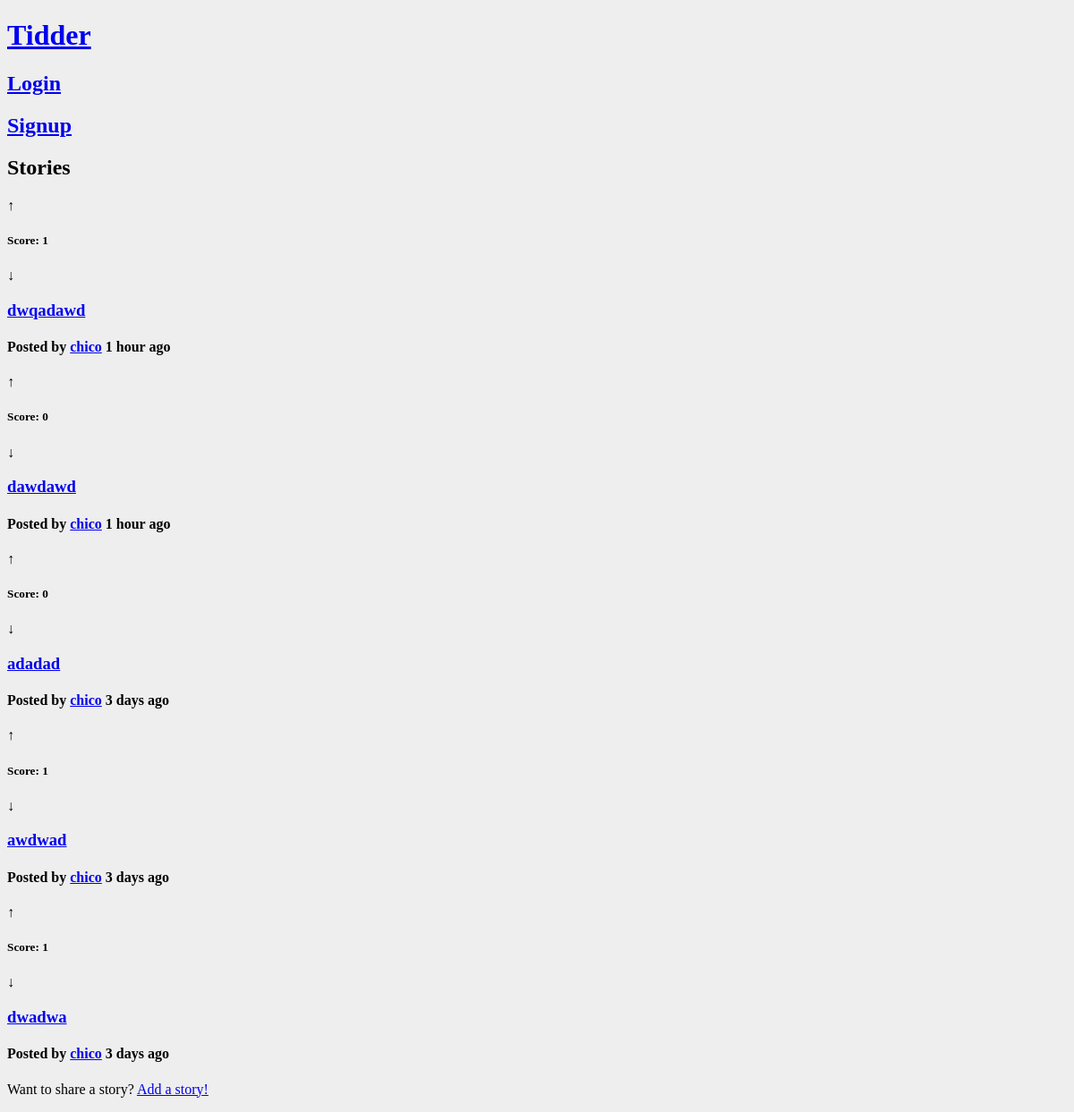
/pages/stories.php, run on the app's committed database.
### tables this page shows
CREATE TABLE opinion (
    opinion_id INTEGER NOT NULL PRIMARY KEY AUTOINCREMENT,
	parent_id INTEGER REFERENCES opinion(opinion_id),
    opinion_title VARCHAR,
    opinion_text VARCHAR NOT NULL,
	posted DATETIME NOT NULL,
    user_id INTEGER NOT NULL REFERENCES user
);

### pages/stories.php (called while the page is built, shortened)
<?php
	include_once('../includes/date.php');
	include_once('../database/db_story.php');
	include_once('../templates/tpl_common.php');
	include_once('../templates/tpl_stories.php');
	$stories = array_reverse(getAllStories());
	$now = time();
	for($i = 0; $i < count($stories); $i++){
		$stories[$i]['username'] = getUserName($stories[$i]['user_id']);
		$stories[$i]['score'] = getScore($stories[$i]['opinion_id']);
	}
	draw_stories($stories,true);
?>

### database/db_story.php (called while the page is built, shortened)
<?php
	function getAllStories() {
		$db = Database::instance()->db();
		$stmt = $db->prepare('SELECT * FROM opinion WHERE parent_id IS NULL');
		$stmt->execute();
		return $stmt->fetchAll();
	}
?>

### includes/date.php (called while the page is built, shortened)
<?php
	function deltaTime($now, $date){
		$time = strtotime($date);
		$delta = $now - $time;
		if(!floor($delta/86400)){
			$time_word = (floor($delta/3600) == 1 ? ' hour ' : ' hours ');
			return floor($delta/3600).$time_word.'ago';
		}
		if(!floor($delta/2592000)){
			$time_word = (floor($delta/86400) == 1 ? ' day ' : ' days ');
			return floor($delta/86400).$time_word.'ago';
		}
		$time_word = (floor($delta/31104000) == 1 ? ' year ' : ' years ');
		return floor($delta/31104000).$time_word.'ago';
	}
?>

### templates/tpl_stories.php (the view)
<?php function draw_stories($stories, $not_profile){ ?>
        <section id="stories">
		<header>
			<h2>Stories</h2>
		</header>
        <?php
            foreach($stories as $story)
				draw_story($story);
		if($not_profile){
        ?>
		<footer>
			<p>Want to share a story? <a href="add_story.php">Add a story!</a></p>
		</footer>
	    </section>
		<?php
			}
		} ?>
    <?php function draw_story($story) {
		global $now;?>
        <article class="story" data-id="<?=$story['opinion_id']?>">
				<div class="upvote" role="button" data-value="<?=$story['vote']?>">&#8593;</div>
				<h5>Score: <?=$story['score']?></h5>
				<div class="downvote" role="button" data-value="<?=$story['vote']?>">&#8595;</div>
				<h3><a href="story.php?story_id=<?=$story['opinion_id']?>"><?=$story['opinion_title']?></a></h3>
				<h4>Posted by <a href="<?='profile.php?username='.urlencode($story['username'])?>"><?=$story['username']?></a> <?=deltaTime($now, $story['posted'])?></h4>
        </article>
    <?php } ?>

### css/style.css (style rules this page uses)
body { background-color: #eee; }

### data on the page
opinion: user "1", opinion_title "dwqadawd", username "chico", posted "1 hour ago"
opinion: score "0", opinion_title "dawdawd", username "chico", posted "1 hour ago"
opinion: score "0", opinion_title "adadad", username "chico", posted "3 days ago"
opinion: user "1", opinion_title "awdwad", username "chico", posted "3 days ago"
opinion: user "1", opinion_title "dwadwa", username "chico", posted "3 days ago"
